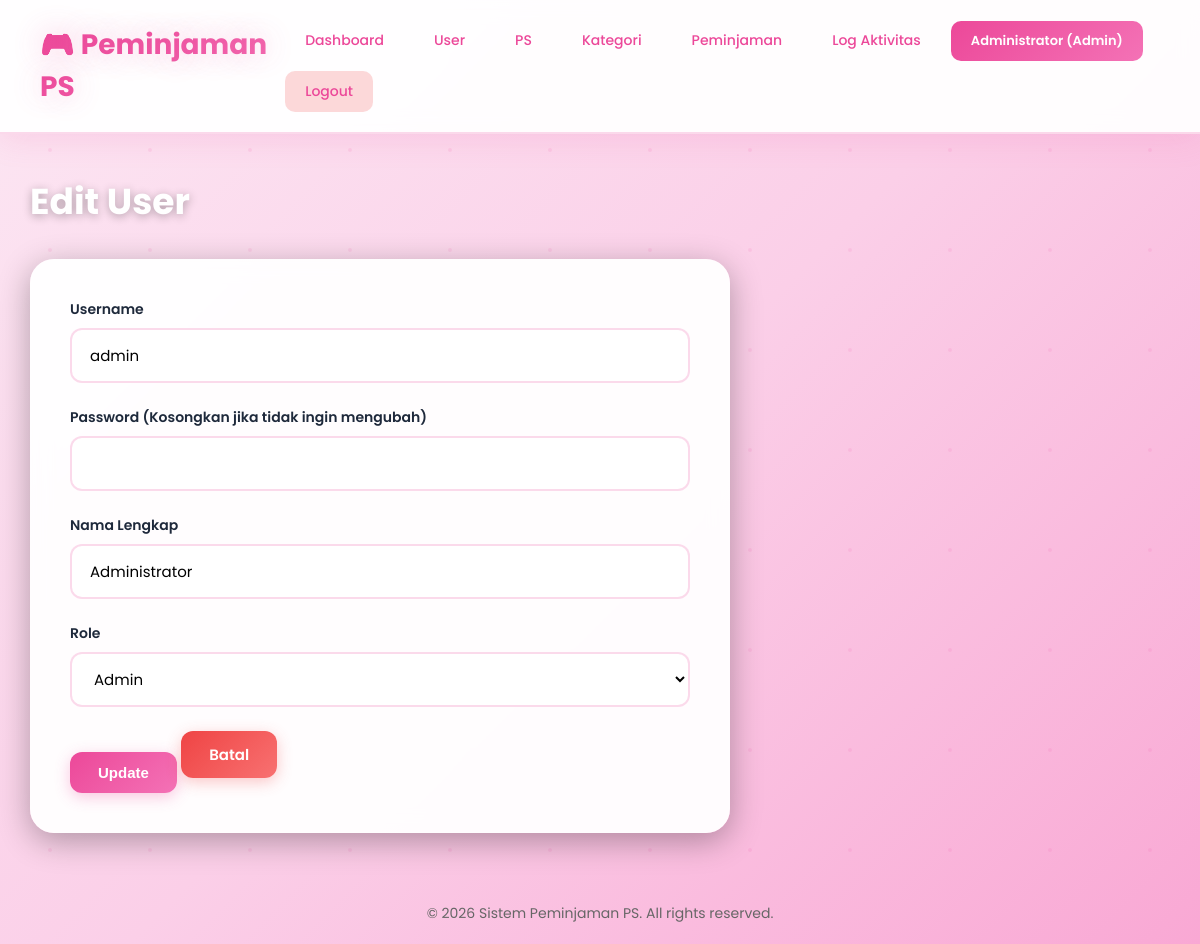
The page /index.php?page=user&action=edit&id=1 (signed in) on the database its author committed.
### tables this page shows
CREATE TABLE users (
    id INT AUTO_INCREMENT PRIMARY KEY,
    username VARCHAR(50) UNIQUE NOT NULL,
    password VARCHAR(255) NOT NULL,
    nama VARCHAR(100) NOT NULL,
    role ENUM('admin', 'petugas', 'peminjam') NOT NULL,
    created_at TIMESTAMP DEFAULT CURRENT_TIMESTAMP
);

### config/Database.php (called while the page is built, shortened)
<?php
class Database {
    private $host = "localhost";
    private $db_name = "peminjaman_ps";
    private $username = "root";
    private $password = "";
    public function getConnection() {
        $this->conn = null;
        try {
            $this->conn = new PDO("mysql:host=" . $this->host . ";dbname=" . $this->db_name, $this->username, $this->password);
            $this->conn->setAttribute(PDO::ATTR_ERRMODE, PDO::ERRMODE_EXCEPTION);
            $this->conn->exec("set names utf8");
        } catch(PDOException $exception) {
            echo "Connection error: " . $exception->getMessage();
        }
        return $this->conn;
    }
}

### models/User.php (called while the page is built, shortened)
<?php
class User {
    private $conn;
    private $table_name = "users";
    public $id;
    public function __construct($db) {
        $this->conn = $db;
    }
    public function readOne() {
        $query = "SELECT id, username, nama, role FROM " . $this->table_name . " WHERE id = :id LIMIT 1";
        $stmt = $this->conn->prepare($query);
        $stmt->bindParam(":id", $this->id);
        $stmt->execute();
        return $stmt;
    }
}

### views/user/edit.php (the view, shortened to what this page needs)
<?php require_once 'views/layouts/header.php'; ?>
<div class="content">
    <h1>Edit User</h1>
    <div class="form-container">
        <form method="POST" action="index.php?page=user&action=update" id="user-form">
            <div class="form-group">
                <label>Username</label>
                <input type="text" name="username" value="<?php echo htmlspecialchars($data['username'] ?? ''); ?>" required>
            </div>
            <div class="form-group">
                <label>Password (Kosongkan jika tidak ingin mengubah)</label>
                <input type="password" name="password">
            </div>
            <div class="form-group" id="nama-group">
                <label id="nama-label">Nama Lengkap</label>
                <input type="text" name="nama" id="nama-input" value="<?php echo htmlspecialchars($data['nama'] ?? ''); ?>" required>
            </div>
            <div class="form-group">
                <label>Role</label>
                <select name="role" id="role-select" required>
                    <option value="admin" <?php echo $data['role'] == 'admin' ? 'selected' : ''; ?>>Admin</option>
                </select>
            </div>
            <button type="submit" class="btn">Update</button>
            <a href="index.php?page=user&action=index" class="btn btn-danger">Batal</a>
        </form>
    </div>
</div>
<?php require_once 'views/layouts/footer.php'; ?>

### views/layouts/header.php (style rules this page uses)
* { margin: 0; padding: 0; box-sizing: border-box; }
body { font-family: 'Poppins', sans-serif; background: linear-gradient(135deg, #fce7f3 0%, #fbcfe8 50%, #f9a8d4 100%); min-height: 100vh; position: relative; }
body::before { content: ''; position: fixed; top: 0; left: 0; width: 100%; height: 100%; pointer-events: none; z-index: 0; }
.content { max-width: 1400px; margin: 40px auto; padding: 0 30px; position: relative; z-index: 1; }
.content h1 { color: white; font-size: 36px; font-weight: 700; margin-bottom: 30px; text-shadow: 0 2px 10px rgba(0, 0, 0, 0.3); }
.btn { display: inline-block; padding: 12px 28px; background: linear-gradient(135deg, #ec4899, #f472b6); color: white; text-decoration: none; border-radius: 12px; border: none; cursor: pointer; font-size: 15px; font-weight: 600; transition: all 0.3s ease; box-shadow: 0 4px 15px rgba(236, 72, 153, 0.3); position: relative; overflow: hidden; }
.btn::before { content: ''; position: absolute; top: 50%; left: 50%; width: 0; height: 0; border-radius: 50%; background: rgba(255, 255, 255, 0.3); transform: translate(-50%, -50%); transition: width 0.6s, height 0.6s; }
.btn-danger { background: linear-gradient(135deg, #ef4444, #f87171); box-shadow: 0 4px 15px rgba(239, 68, 68, 0.3); }
.form-group { margin-bottom: 24px; }
.form-group label { display: block; margin-bottom: 8px; font-weight: 600; color: #1e293b; font-size: 14px; }
.form-group input, .form-group select, .form-group textarea { width: 100%; padding: 14px 18px; border: 2px solid rgba(236, 72, 153, 0.2); border-radius: 12px; font-size: 15px; font-family: 'Poppins', sans-serif; transition: all 0.3s ease; background: white; }
.form-container { background: rgba(255, 255, 255, 0.95); backdrop-filter: blur(10px); padding: 40px; border-radius: 24px; box-shadow: 0 8px 32px rgba(0, 0, 0, 0.3); max-width: 700px; animation: fadeIn 0.5s ease; }

### rows shown on the page
users: username "admin", nama "Administrator", role "Admin"

### other values the page prints
$_SESSION['nama'] "Administrator"
$_SESSION['role'] "Admin"
